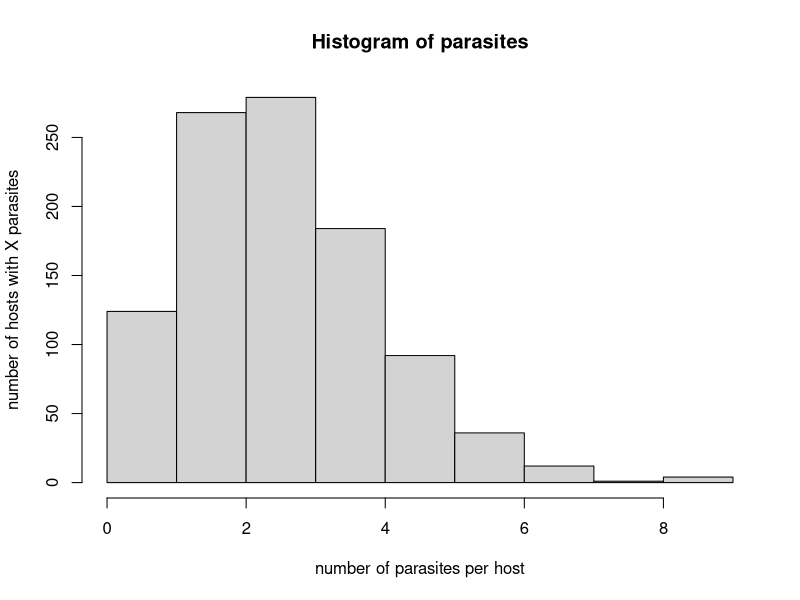
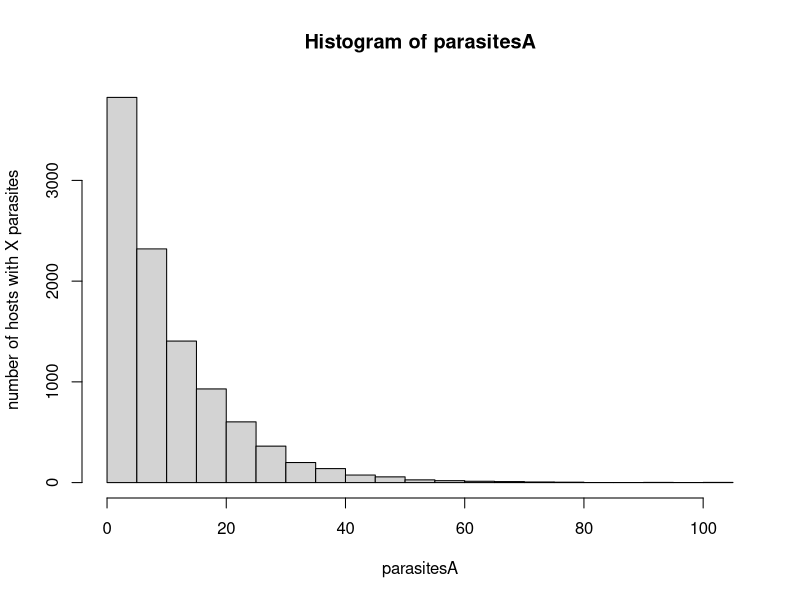

The R source for these figures, in order:
## ---- chunk 1
# assume contact rate is 50%
c = 0.5

# probability of transmission if there is contact is 20%
v = 0.2

# lambda
t = 20
lambda = (c*v)*t

help(rpois)

# create a vector of numbers drawn from a poisson distribution that represents the number of parasites in each individual host for 1000 hosts
parasites <- rpois(n = 1000, lambda = lambda)

# quantify whether the occurrences are clustered together or dispersed (is there high variance in how many parasites a host has, or do most hosts have ~same number of parasites?)
var(parasites)/mean(parasites)

hist(parasites, right = FALSE, ylab = 'number of hosts with X parasites',
     xlab = 'number of parasites per host')
## ---- chunk 2
rate <- rgamma(10000, shape = 1, scale = 10)
parasitesA <- rpois(n = 10000, lambda = rate)

hist(parasitesA, right = FALSE, ylab = 'number of hosts with X parasites')

# variance to mean ratio
var(parasitesA)/mean(parasitesA)
## ---- chunk 3
parasitesB <- sort(parasitesA, decreasing = T)

# 20% of individuals out of 10000 is 2000, calculate sum of first 2000
aggregates <- sum(parasitesB[1:2000])

heavily_tot <-aggregates/10000

